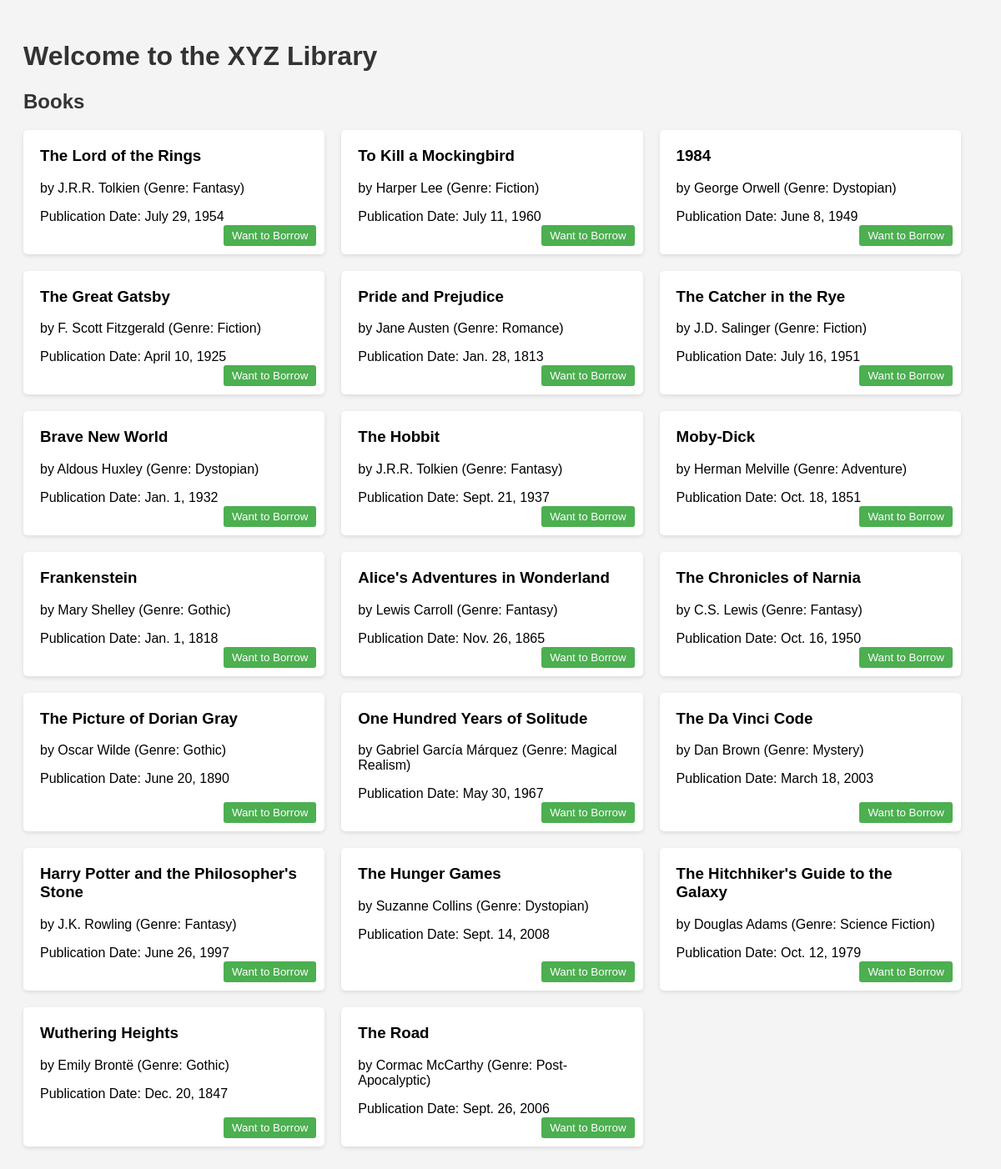
The page / on the database its author committed.
### books/models.py (models this page shows, shortened)
class Book(models.Model):
    title = models.CharField(max_length=100)
    author = models.CharField(max_length=100)
    genre = models.CharField(max_length=50)
    publication_date = models.DateField()

### accounts/views.py (the view)
# urls.py: path('', views.account_home, name='account_home'),
def account_home(request):
    books = Book.objects.all()
    user_info = None
    if request.user.is_authenticated:
        user_info = {
            'username': request.user.username,
            'borrowed_books': request.user.borrowed_books.all(),
            'late_fee': request.user.late_fee,
        }
    return render(request, 'homepage.html', {'books': books, 'user_info': user_info})

### accounts/templates/homepage.html (shortened to what this page needs)
<!DOCTYPE html>
<html lang="en">
<head>
</head>
<body>
    <h1>Welcome to the XYZ Library</h1>
    <h2>Books</h2>
    <div class="book-container">
        {% for book in books %}
        <div class="book">
            <h3>{{ book.title }}</h3>
            <p>by {{ book.author }} (Genre: {{ book.genre }})</p>
            <p>Publication Date: {{ book.publication_date }}</p>
            <button class="borrow-button">Want to Borrow</button>
        </div>
        {% endfor %}
    </div>
</body>
</html>

### accounts/templates/homepage.html (style rules this page uses)
body { font-family: Arial, sans-serif; background-color: #f4f4f4; padding: 20px; }
h1, h2 { color: #333; }
.book-container { display: flex; flex-wrap: wrap; gap: 20px; margin-top: 20px; }
.book { background-color: #fff; padding: 20px; border-radius: 5px; box-shadow: 0 2px 5px rgba(0, 0, 0, 0.1); width: calc(33.33% - 20px); box-sizing: border-box; position: relative; }
.book h3 { margin-top: 0; }
.borrow-button { position: absolute; bottom: 10px; right: 10px; background-color: #4caf50; color: white; padding: 5px 10px; border: none; border-radius: 3px; cursor: pointer; }

### rows shown on the page
Book: title "The Lord of the Rings", author "J.R.R. Tolkien", genre "Fantasy", publication_date "July 29, 1954"
Book: title "To Kill a Mockingbird", author "Harper Lee", genre "Fiction", publication_date "July 11, 1960"
Book: title "1984", author "George Orwell", genre "Dystopian", publication_date "June 8, 1949"
Book: title "The Great Gatsby", author "F. Scott Fitzgerald", genre "Fiction", publication_date "April 10, 1925"
Book: title "Pride and Prejudice", author "Jane Austen", genre "Romance", publication_date "Jan. 28, 1813"
Book: title "The Catcher in the Rye", author "J.D. Salinger", genre "Fiction", publication_date "July 16, 1951"
Book: title "Brave New World", author "Aldous Huxley", genre "Dystopian", publication_date "Jan. 1, 1932"
Book: title "The Hobbit", author "J.R.R. Tolkien", genre "Fantasy", publication_date "Sept. 21, 1937"
Book: title "Moby-Dick", author "Herman Melville", genre "Adventure", publication_date "Oct. 18, 1851"
Book: title "Frankenstein", author "Mary Shelley", genre "Gothic", publication_date "Jan. 1, 1818"
Book: title "Alice's Adventures in Wonderland", author "Lewis Carroll", genre "Fantasy", publication_date "Nov. 26, 1865"
Book: title "The Chronicles of Narnia", author "C.S. Lewis", genre "Fantasy", publication_date "Oct. 16, 1950"
Book: title "The Picture of Dorian Gray", author "Oscar Wilde", genre "Gothic", publication_date "June 20, 1890"
Book: title "One Hundred Years of Solitude", author "Gabriel García Márquez", genre "Magical Realism", publication_date "May 30, 1967"
Book: title "The Da Vinci Code", author "Dan Brown", genre "Mystery", publication_date "March 18, 2003"
Book: title "Harry Potter and the Philosopher's Stone", author "J.K. Rowling", genre "Fantasy", publication_date "June 26, 1997"
Book: title "The Hunger Games", author "Suzanne Collins", genre "Dystopian", publication_date "Sept. 14, 2008"
Book: title "The Hitchhiker's Guide to the Galaxy", author "Douglas Adams", genre "Science Fiction", publication_date "Oct. 12, 1979"
Book: title "Wuthering Heights", author "Emily Brontë", genre "Gothic", publication_date "Dec. 20, 1847"
Book: title "The Road", author "Cormac McCarthy", genre "Post-Apocalyptic", publication_date "Sept. 26, 2006"
